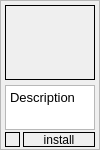
     <widget class="QFrame" name="frame_12">
      <property name="geometry">
       <rect>
        <x>120</x>
        <y>170</y>
        <width>100</width>
        <height>150</height>
       </rect>
      </property>
      <property name="sizePolicy">
       <sizepolicy hsizetype="Fixed" vsizetype="Fixed">
        <horstretch>0</horstretch>
        <verstretch>0</verstretch>
       </sizepolicy>
      </property>
      <property name="frameShape">
       <enum>QFrame::StyledPanel</enum>
      </property>
      <property name="frameShadow">
       <enum>QFrame::Raised</enum>
      </property>
      <widget class="QLabel" name="label_44">
       <property name="geometry">
        <rect>
         <x>5</x>
         <y>5</y>
         <width>90</width>
         <height>75</height>
        </rect>
       </property>
       <property name="sizePolicy">
        <sizepolicy hsizetype="Fixed" vsizetype="Fixed">
         <horstretch>0</horstretch>
         <verstretch>0</verstretch>
        </sizepolicy>
       </property>
       <property name="frameShape">
        <enum>QFrame::Box</enum>
       </property>
       <property name="lineWidth">
        <number>1</number>
       </property>
       <property name="midLineWidth">
        <number>0</number>
       </property>
       <property name="text">
        <string/>
       </property>
       <property name="pixmap">
        <pixmap>bind.png</pixmap>
       </property>
       <property name="scaledContents">
        <bool>true</bool>
       </property>
      </widget>
      <widget class="QPlainTextEdit" name="plainTextEdit_10">
       <property name="geometry">
        <rect>
         <x>5</x>
         <y>85</y>
         <width>90</width>
         <height>45</height>
        </rect>
       </property>
       <property name="sizePolicy">
        <sizepolicy hsizetype="Fixed" vsizetype="Fixed">
         <horstretch>0</horstretch>
         <verstretch>0</verstretch>
        </sizepolicy>
       </property>
       <property name="font">
        <font>
         <pointsize>10</pointsize>
        </font>
       </property>
       <property name="verticalScrollBarPolicy">
        <enum>Qt::ScrollBarAlwaysOff</enum>
       </property>
       <property name="readOnly">
        <bool>true</bool>
       </property>
       <property name="plainText">
        <string>Description</string>
       </property>
      </widget>
      <widget class="QLabel" name="label_45">
       <property name="geometry">
        <rect>
         <x>5</x>
         <y>132</y>
         <width>15</width>
         <height>15</height>
        </rect>
       </property>
       <property name="sizePolicy">
        <sizepolicy hsizetype="Fixed" vsizetype="Fixed">
         <horstretch>0</horstretch>
         <verstretch>0</verstretch>
        </sizepolicy>
       </property>
       <property name="frameShape">
        <enum>QFrame::Box</enum>
       </property>
       <property name="text">
        <string/>
       </property>
      </widget>
      <widget class="QLabel" name="label_46">
       <property name="geometry">
        <rect>
         <x>23</x>
         <y>132</y>
         <width>72</width>
         <height>15</height>
        </rect>
       </property>
       <property name="font">
        <font>
         <pointsize>9</pointsize>
        </font>
       </property>
       <property name="frameShape">
        <enum>QFrame::Box</enum>
       </property>
       <property name="text">
        <string>install</string>
       </property>
       <property name="alignment">
        <set>Qt::AlignCenter</set>
       </property>
      </widget>
     </widget>
